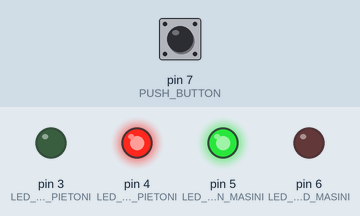
A sketch run on a simulated Arduino Uno, built with avr-gcc and run on an emulated ATmega328P. Shown: output pins drawn as LEDs (lit = HIGH). The inputs (shaded band) are chosen by the test bench; at power-on: pin 7 (PUSH_BUTTON) HIGH.

Above: at 1.2 s.
1.3 s: pin 7 (PUSH_BUTTON) pulled LOW for 0.15 s
At 1.9 s:
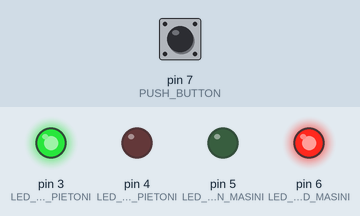
Timing chart, 0 to 8.9 s (numbered marks = the images above; inputs shaded):
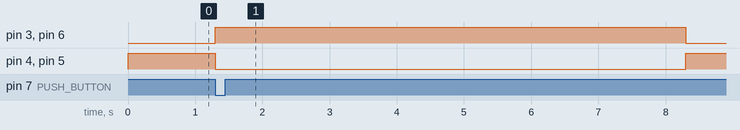

The sketch:

semafor_incercare.ino
```cpp
#define LED_RED_PIETONI 4
#define LED_GREEN_PIETONI 3
#define LED_RED_MASINI 6
#define LED_GREEN_MASINI 5
#define PUSH_BUTTON 7

byte lastButtonState;
byte ledStateRedMasini = LOW;
byte ledStateGreenMasini = HIGH;
byte ledStateRedPietoni = HIGH;
byte ledStateGreenPietoni = LOW;

unsigned long lastTimeButtonChanged = 0;
unsigned long debounceTime = 100;
unsigned long changeTime = 7000; // 2 seconds for LED change
unsigned long lastChangeTime = 0;
bool changeInProgress = false;

void setup() {
  pinMode(LED_RED_PIETONI, OUTPUT);
  pinMode(LED_GREEN_PIETONI, OUTPUT);
  pinMode(LED_RED_MASINI, OUTPUT);
  pinMode(LED_GREEN_MASINI, OUTPUT);
  pinMode(PUSH_BUTTON, INPUT);
  lastButtonState = digitalRead(PUSH_BUTTON);

  // Set initial states
  digitalWrite(LED_RED_PIETONI, ledStateRedPietoni);
  digitalWrite(LED_GREEN_PIETONI, ledStateGreenPietoni);
  digitalWrite(LED_RED_MASINI, ledStateRedMasini);
  digitalWrite(LED_GREEN_MASINI, ledStateGreenMasini);
}

void loop() {
  unsigned long currentTime = millis();

  if (currentTime - lastTimeButtonChanged >= debounceTime) {
    byte buttonState = digitalRead(PUSH_BUTTON);
    if (buttonState != lastButtonState) {
      lastTimeButtonChanged = currentTime;
      lastButtonState = buttonState;
      if (buttonState == LOW) { // Button pressed
        if (!changeInProgress && ledStateRedMasini == LOW && ledStateGreenMasini == HIGH && ledStateRedPietoni == HIGH && ledStateGreenPietoni == LOW) {
          ledStateRedMasini = HIGH;
          ledStateGreenMasini = LOW;
          ledStateRedPietoni = LOW;
          ledStateGreenPietoni = HIGH;

          // Update LED states
          digitalWrite(LED_RED_MASINI, ledStateRedMasini);
          digitalWrite(LED_GREEN_MASINI, ledStateGreenMasini);
          digitalWrite(LED_RED_PIETONI, ledStateRedPietoni);
          digitalWrite(LED_GREEN_PIETONI, ledStateGreenPietoni);

          lastChangeTime = currentTime;
          changeInProgress = true;
        }
      }
    }
  }

  if (changeInProgress && currentTime - lastChangeTime >= changeTime) {
    ledStateRedMasini = LOW;
    ledStateGreenMasini = HIGH;
    ledStateRedPietoni = HIGH;
    ledStateGreenPietoni = LOW;

    // Update LED states again
    digitalWrite(LED_RED_MASINI, ledStateRedMasini);
    digitalWrite(LED_GREEN_MASINI, ledStateGreenMasini);
    digitalWrite(LED_RED_PIETONI, ledStateRedPietoni);
    digitalWrite(LED_GREEN_PIETONI, ledStateGreenPietoni);

    changeInProgress = false;
  }
}
```

Measured:
- after the input at 1.3 s, pin 3 (LED_GREEN_PIETONI), pin 6 (LED_RED_MASINI): LOW → HIGH at once, → LOW 7.0 s later; pin 4 (LED_RED_PIETONI), pin 5 (LED_GREEN_MASINI): HIGH → LOW at once, → HIGH 7.0 s later
